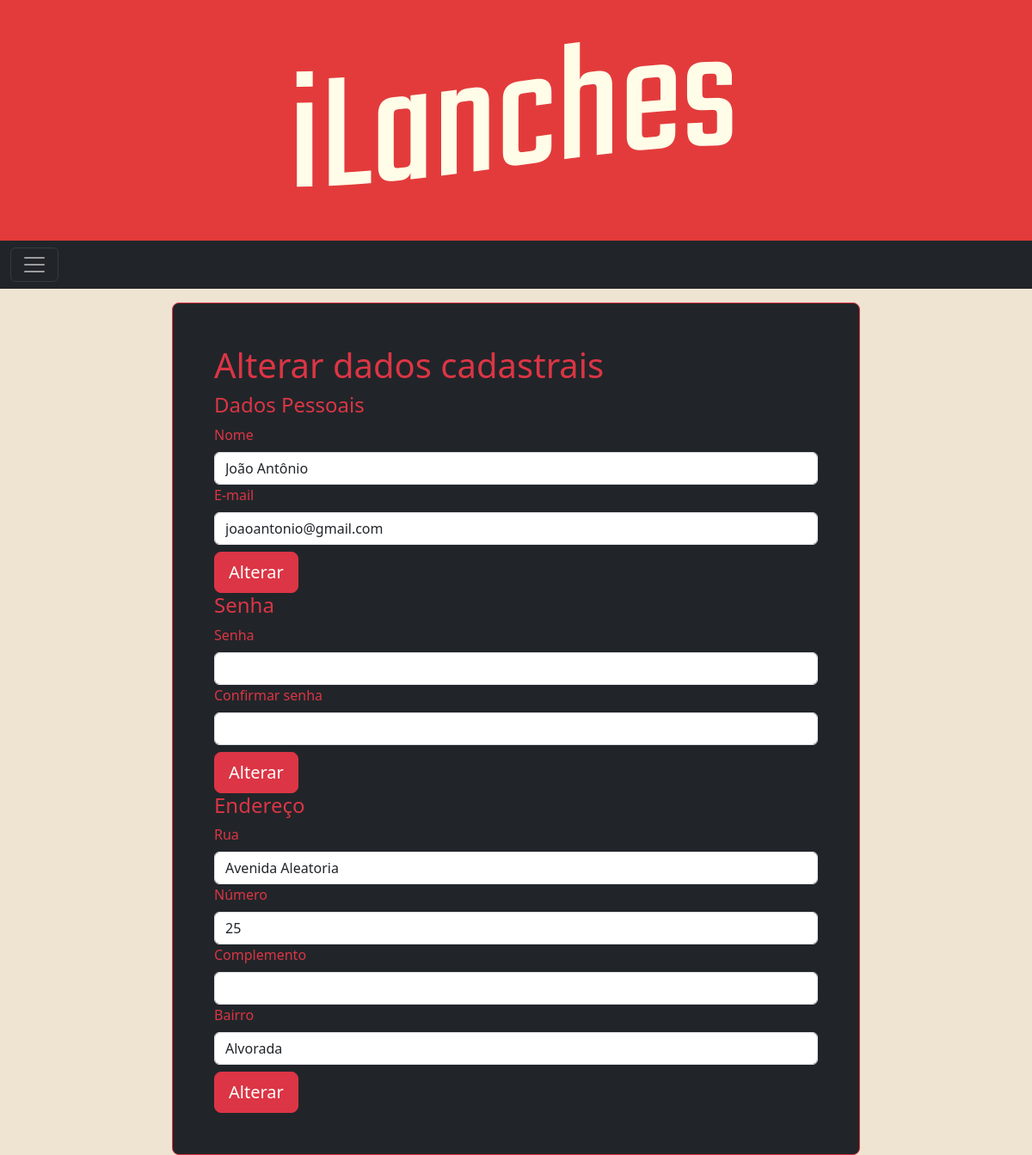
/Codigo/php/cliente/alterar_dados.php (signed in), run on the app's committed database.
### tables this page shows
CREATE TABLE `usuario` (
  `id` int(11) NOT NULL,
  `nome` varchar(70) NOT NULL,
  `email` varchar(70) NOT NULL,
  `senha` varchar(40) NOT NULL,
  `rua` varchar(70) NOT NULL,
  `numero` int(6) NOT NULL,
  `complemento` varchar(70) NOT NULL,
  `bairro` varchar(70) NOT NULL
);

### Codigo/php/cliente/alterar_dados.php (the view, shortened to what this page needs)
<?php
include("db_connect.php");
$username = $_SESSION['username'];
$query = "SELECT * FROM usuario WHERE email = '$username'";
$result = mysqli_query($conn, $query);
$user = mysqli_fetch_assoc($result);
?>
<!DOCTYPE html>
<html lang="en">
<head>
    <link href="https://cdn.jsdelivr.net/npm/bootstrap@5.3.0-alpha1/dist/css/bootstrap.min.css" rel="stylesheet">
    <link rel="stylesheet" href="../../css/style.css">
</head>
<body>
<div class="titulo mx-auto">
        <img src="../../images/titulo.png" alt="iLanches Titulo" >
    </div>
    <div><nav class="navbar navbar-dark bg-dark">
  <div class="container-fluid">
    <button class="navbar-toggler" type="button" data-bs-toggle="offcanvas" data-bs-target="#offcanvasDarkNavbar" aria-controls="offcanvasDarkNavbar">
      <span class="navbar-toggler-icon"></span>
    </button>
  </div>
</nav></div>
<div class="col-md-10  mx-auto mt-3 col-lg-8">
 <div  class="p-4 p-md-5 border border-danger rounded-3 bg-dark">
    <h1 class="text-danger">Alterar dados cadastrais</h1>
    <h4 class="text-danger">Dados Pessoais</h4>
    <form action="<?php echo $_SERVER['PHP_SELF']; ?>" method="post">
        <label for="nome"class="form-label text-danger">Nome</label >
        <input type="text" name="nome" id="nome" value="<?php echo $user['nome']; ?>" class="form-control">
        <label for="email" class="form-label text-danger">E-mail</label >
        <input type="email" name="email" id="email" value="<?php echo $user['email']; ?>" class="form-control">
        <input type="submit" name="alterarDadosPessoais" value="Alterar" class="mt-2 btn btn-lg btn-danger">
    </form>
    <h4 class="text-danger">Senha</h4>
    <form action="<?php echo $_SERVER['PHP_SELF']; ?>" method="post" class="">
        <label for="senha" class="form-label text-danger">Senha</label >
        <input type="password" name="senha" id="senha" class="form-control">
        <label for="senha2" class="form-label text-danger">Confirmar senha</label>
        <input type="password" name="senha2" id="senha2" class="form-control">
        <input type="submit" name="alterarSenha" value="Alterar" class="mt-2 btn btn-lg btn-danger">
    </form>
    <h4 class="text-danger">Endereço </h4>
    <form action="<?php echo $_SERVER['PHP_SELF']; ?>" method="post">
        <label for="rua" class="form-label text-danger" >Rua</label>
        <input type="text" name="rua" id="rua" class="form-control" value="<?php echo $user['rua']; ?>">
        <label for="numero" class="form-label text-danger">Número</label>
        <input type="text" name="numero" id="numero" class="form-control" value="<?php echo $user['numero']; ?>">
        <label for="complemento" class="form-label text-danger">Complemento</label>
        <input type="text" name="complemento" id="complemento" class="form-control" value="<?php echo $user['complemento']; ?>">
        <label for="bairro" class="form-label text-danger">Bairro</label>
        <input type="text" name="bairro" id="bairro" class="form-control" value="<?php echo $user['bairro']; ?>">
        <input type="submit" name="alterarEndereco" value="Alterar" class="mt-2 btn btn-lg btn-danger">
    </form>
</div>
</div>
</body>
</html>

### Codigo/css/style.css (style rules this page uses)
* { margin:0; padding:0; border:0; }
body { background-color: #efe3d1; }
.titulo { height: 35vh; display:flex; align-items: center; justify-content: center; background-color: #e33b3b; }

### data on the page
usuario: nome "João Antônio", email "joaoantonio@gmail.com", rua "Avenida Aleatoria", numero "25", bairro "Alvorada"
